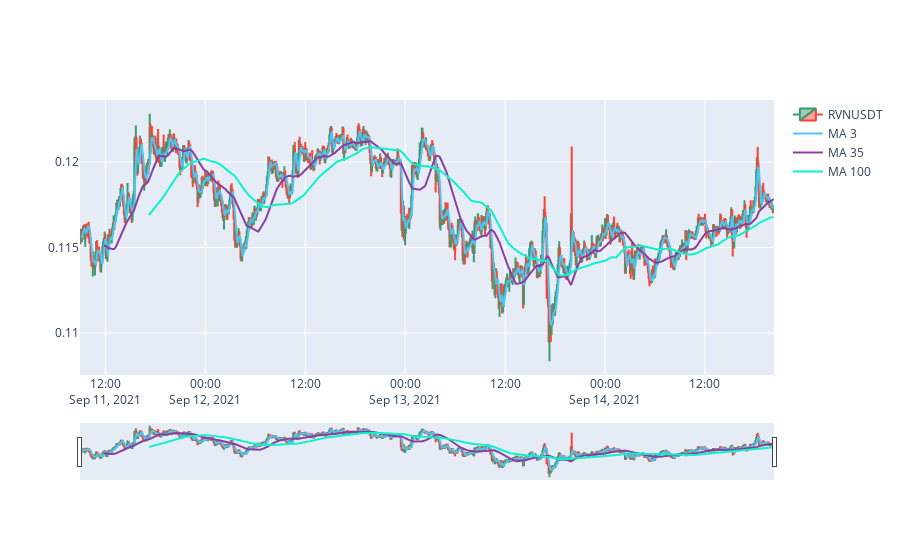

Notebook source saved alongside this figure:
### Code cell
def real_time(time_: int):
    return datetime.fromtimestamp(time_/1000.0)

Date_list = []
Open_list = []
High_list = []
Low_list = []
Close_list = []

for i in data:
    Date_list.append(i[0])
    Open_list.append(i[1])
    High_list.append(i[2])
    Low_list.append(i[3])
    Close_list.append(i[4])

df = pd.DataFrame()
df['Date'] = Date_list 
# datetime objects
df['Date'] = df['Date'].to_frame().applymap(real_time)
# candlestick data
df['Open'] = Open_list
df['High'] = High_list
df['Low'] = Low_list
df['Close'] = Close_list 
# unix time
df['Real_Date'] = Date_list 

fig = go.Figure(data=[go.Candlestick(x=df['Date'],
                open=df['Open'],
                high=df['High'],
                low=df['Low'],
                close=df['Close'], name=f'{pair}')])

prices = np.array( np.float64(Open_list))



mov_avg = [[], [], []]
mov_avg[0] = df['Open'].rolling(window = MA_1).mean()
mov_avg[1] = df['Open'].rolling(window = MA_2).mean()
mov_avg[2] = df['Open'].rolling(window = MA_3).mean()
fig.add_trace(go.Scatter(x=df['Date'], y=mov_avg[0], name=f'MA {MA_1}', line=dict(color=LINE_COLOR[0], width=WIDTH)))
fig.add_trace(go.Scatter(x=df['Date'], y=mov_avg[1], name=f'MA {MA_2}', line=dict(color=LINE_COLOR[1], width=WIDTH)))
fig.add_trace(go.Scatter(x=df['Date'], y=mov_avg[2], name=f'MA {MA_3}', line=dict(color=LINE_COLOR[2], width=WIDTH)))

### Figure 1 — Plotly figure (JSON) as saved in the notebook; plotly's stock layout.template omitted (floating-point values rounded to 4 significant figures; data arrays with more than 128 entries replaced by an {"elided": "..."} marker saying what was removed)
{"data": [{"close": {"elided": "1000 str values"}, "high": {"elided": "1000 str values"}, "low": {"elided": "1000 str values"}, "name": "RVNUSDT", "open": {"elided": "1000 str values"}, "type": "candlestick", "x": {"elided": "1000 str values"}}, {"line": {"color": "#4EC5F1", "width": 2}, "name": "MA 3", "type": "scatter", "x": {"elided": "1000 str values"}, "y": {"elided": "1000 float values"}}, {"line": {"color": "#8c3d9e", "width": 2}, "name": "MA 35", "type": "scatter", "x": {"elided": "1000 str values"}, "y": {"elided": "1000 float values"}}, {"line": {"color": "#0df2c9", "width": 2}, "name": "MA 100", "type": "scatter", "x": {"elided": "1000 str values"}, "y": {"elided": "1000 float values"}}], "layout": {}}
